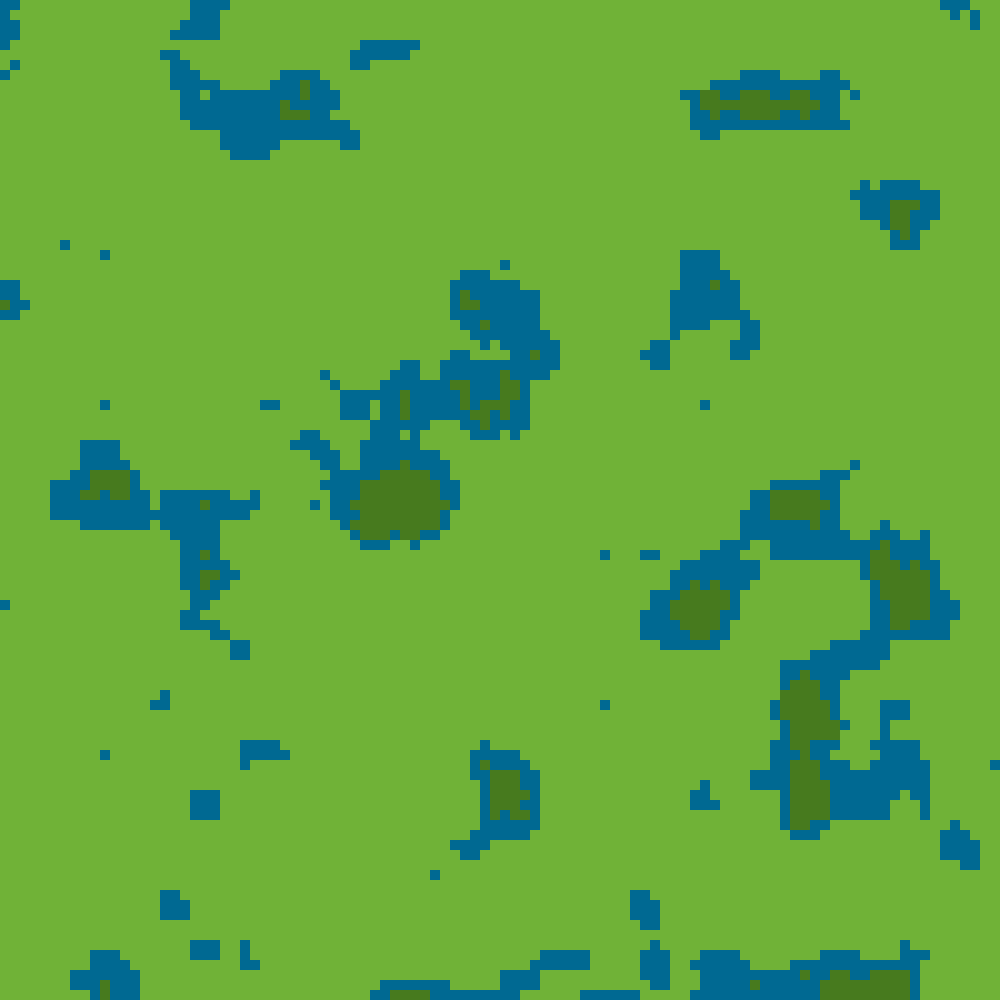
Frame 1 (no input)
Frame 60 (no input): identical to frame 1, image omitted
Frame 120 (the mouse pressed at the canvas centre since frame 60): identical to frame 1, image omitted

The p5.js sketch that drew this single still picture (run headless with seeded random() and noise() and a simulated clock; from frame 60 on, the mouse is pressed at the canvas centre):

// p5.js sketch
// ── sketch.js
function setup() {
    createCanvas(1000, 1000);
  noStroke();
}

function draw() {
  for (var x = 0; x < width; x+=10) {
      for (var y = 0; y < height; y+=10) {
          let c = noise(.01*x,y*.01);
        // console.log(c)
          if(0.6<c<0.7){
            fill('#70B237')
            square(x, y, 10);
          }
          else if(c>=0.7){
            fill('#477A1E')
            square(x, y, 10);
          }
        else if(0.5<c<=0.6){
            fill('#ecd1b4')
            square(x, y, 10);
        }
        else if(0<=c<=0.5){
          fill('#006992')
            square(x, y, 10);
        }
        else{
            fill('#006992')
            square(x, y, 10);
        }
          // fill(c);
          // rect(x, y, 10, 10);
      }		
    }
}
